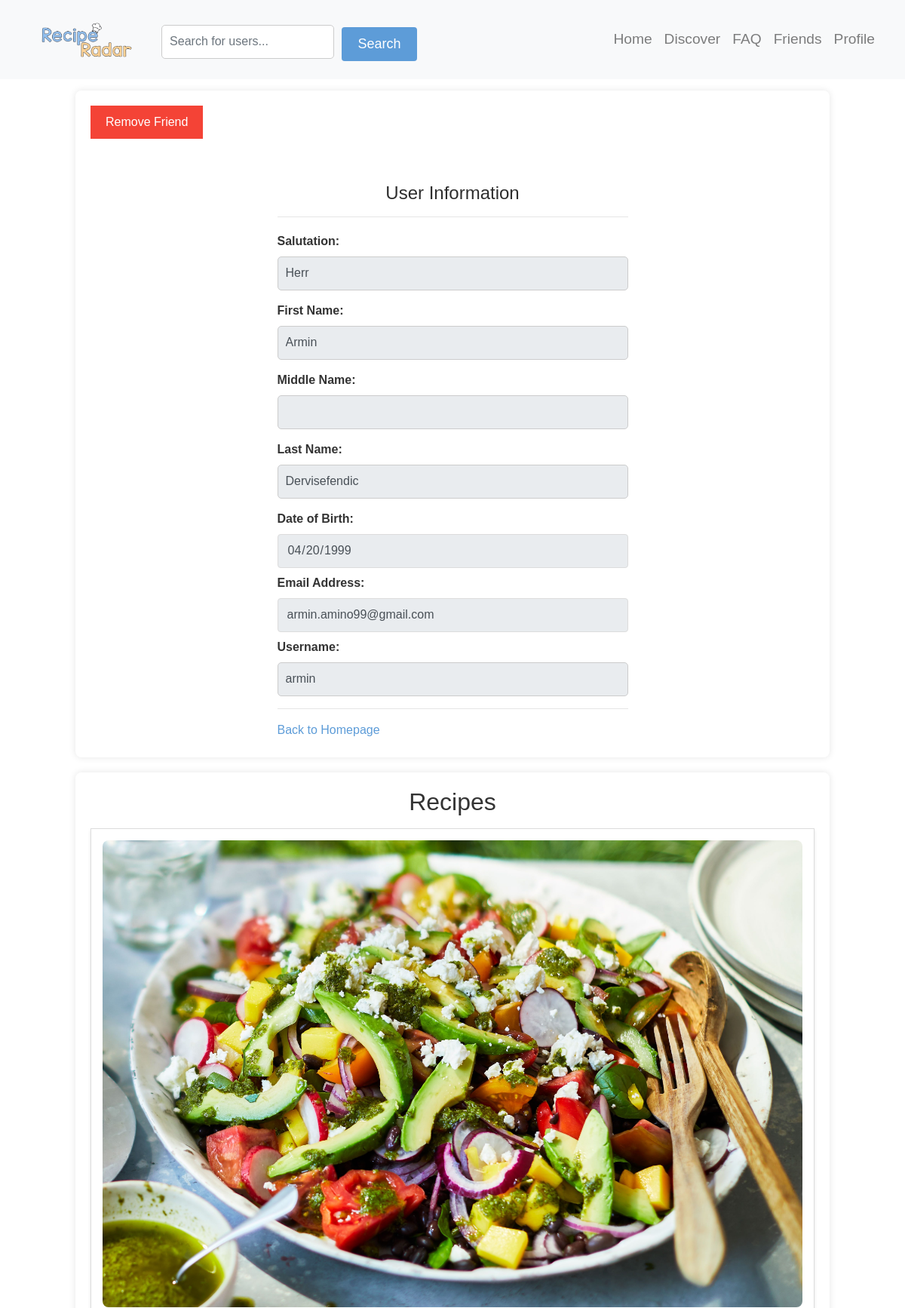
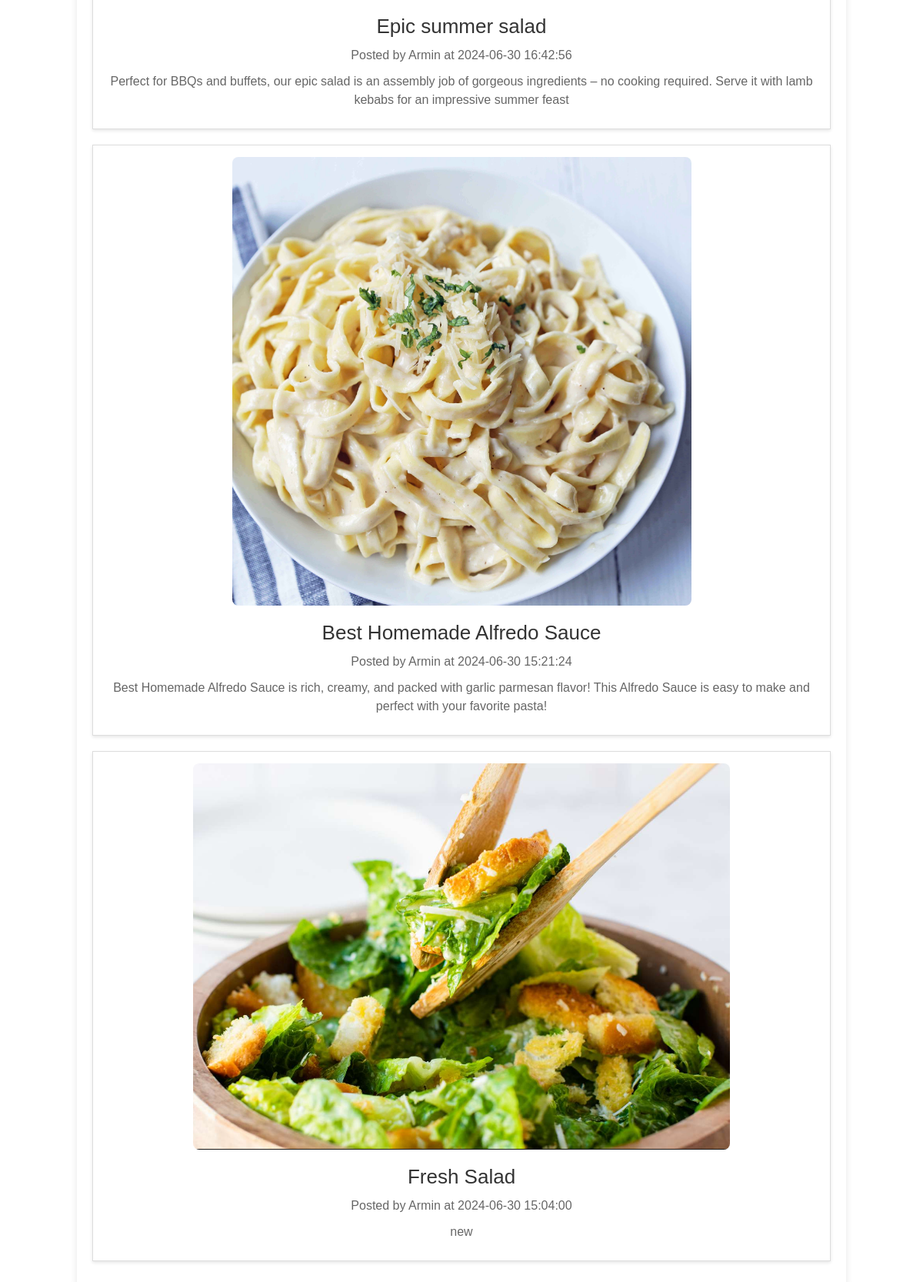
The page /profile.php?userID=82 (signed in, upper part) on the database its author committed (2 pictures, top to bottom).
### tables this page shows
CREATE TABLE `users` (
  `userID` int(20) NOT NULL,
  `type` text NOT NULL DEFAULT 'normal',
  `salutation` varchar(50) DEFAULT NULL,
  `firstName` varchar(50) NOT NULL,
  `middleName` varchar(50) DEFAULT NULL,
  `lastName` varchar(50) NOT NULL,
  `userName` varchar(30) NOT NULL,
  `email` varchar(100) NOT NULL,
  `password` varchar(255) NOT NULL,
  `birthDate` date NOT NULL,
  `profilePicture` varchar(255) DEFAULT NULL
);

CREATE TABLE `posts` (
  `postID` int(20) NOT NULL,
  `authorID` int(20) NOT NULL,
  `category` varchar(60) NOT NULL,
  `title` varchar(255) NOT NULL,
  `content` text DEFAULT NULL,
  `instructions` text DEFAULT NULL,
  `season` varchar(50) NOT NULL DEFAULT 'All Seasons',
  `ingredients` text DEFAULT NULL,
  `picPath` varchar(50) DEFAULT NULL,
  `postDate` timestamp NULL DEFAULT current_timestamp()
);

### services/user_service.php (called while the page is built, shortened)
<?php
require 'config/db_connect.php';
if(isset($_GET['userID'])) {
    $userID = $_GET['userID'];
    $sql = "SELECT * FROM users WHERE userID = $userID";
}
$result = mysqli_query($conn, $sql);
$user = mysqli_fetch_assoc($result);
?>

### services/discover_posts/user_profile_recipes.php (the view, shortened to what this page needs)
<?php
require 'config/db_connect.php';
if (isset($_GET['userID']) && is_numeric($_GET['userID'])) {
    $userID = intval($_GET['userID']);
    $sql = "SELECT posts.*, users.firstname
            FROM posts
            INNER JOIN users ON posts.authorID = users.userID
            WHERE posts.authorID = ?
            ORDER BY posts.postDate DESC
            LIMIT 3";
    $stmt = $conn->prepare($sql);
    $stmt->bind_param("i", $userID);
    $stmt->execute();
    $result = $stmt->get_result();
    if ($result->num_rows > 0) {
        while($row = $result->fetch_assoc()) {
            $picPath = $row["picPath"];
            $picPath = str_replace('../', '', $picPath);
            echo '<a href="recipe_detail.php?postID=' . $row["postID"] . '" class="recipe-link">';
            echo '<div class="post-container">';
            if (!empty($picPath)) {
                echo '<img src="' . $picPath . '" class="recipe-image" alt="Post Picture">';
            }
            echo '<h2>' . $row["title"] . '</h2>';
            echo '<p>Posted by ' . $row["firstname"] . ' at ' . $row["postDate"] . '</p>';
            echo '<p class="content">' . $row["content"] . '</p>';
            echo '</a>';
            echo '</div>';
        }
    } else {
        echo '<p>No posts available from this user.</p>';
    }
} else {
    echo '<p>Invalid user ID.</p>';
}
?>

### components/user_form.php
<?php
include('services/user_service.php');
?>
<div class="row justify-content-center">
    <div class="col-11 col-sm-10 col-md-8 col-lg-7 col-xl-6 col-xxl-5">
        <h4 class="untertitle mb-1 mt-5">User Information</h4>
        <hr>
        <form>
            <div class="mb-2 mt-3">
                <label for="salutation" class="left-align-label">Salutation:</label>
                <input type="text" class="form-control auth-input" name="salutation" value="<?php echo htmlspecialchars($user['salutation']); ?>" readonly>
            </div>
            <div class="mb-2">
                <label for="firstName" class="left-align-label">First Name:</label>
                <input type="text" class="form-control auth-input" name="firstName" value="<?php echo htmlspecialchars($user['firstName']); ?>" readonly>
            </div>
            <div class="mb-2">
                <label for="middleName" class="left-align-label">Middle Name:</label>
                <input type="text" class="form-control auth-input" name="middleName" value="<?php echo htmlspecialchars($user['middleName']); ?>" readonly>
            </div>
            <div class="mb-2">
                <label for="lastName" class="left-align-label">Last Name:</label>
                <input type="text" class="form-control auth-input" name="lastName" value="<?php echo htmlspecialchars($user['lastName']); ?>" readonly>
            </div>
            <div class="mb-2">
                <label for="birthDate" class="left-align-label">Date of Birth:</label>
                <input type="date" class="form-control auth-input" name="birthDate" value="<?php echo htmlspecialchars($user['birthDate']); ?>" readonly>
            </div>
            <div class="mb-2">
                <label for="email" class="left-align-label">Email Address:</label>
                <input type="email" class="form-control auth-input" name="email" value="<?php echo htmlspecialchars($user['email']); ?>" readonly>
            </div>
            <div class="mb-2">
                <label for="userName" class="left-align-label">Username:</label>
                <input type="text" class="form-control auth-input" name="userName" value="<?php echo htmlspecialchars($user['userName']); ?>" readonly>
            </div>
            <hr class="seperator">
            <p class="text mb-1 mt-3"><a href="index.php" class="text-link">Back to Homepage</a></p>
        </form>
    </div>
</div>

### resources/css/style.css (style rules this page uses)
body { margin: 0; padding: 0; }
form { margin-top: 20px; }
label { font-weight: bold; }
input[type="text"], textarea { width: 100%; padding: 10px; margin-bottom: 15px; border: 1px solid #ccc; border-radius: 5px; box-sizing: border-box; }
body { margin: 0; font-family: 'Segoe UI', Tahoma, Geneva, Verdana, sans-serif; background-color: white; height: 100vh; }
.untertitle { text-align: center; color: rgb(46, 46, 46); }
.auth-input { background: white; height: 45px; border: 1px solid rgb(220, 220, 220); box-shadow: none !important; }
.text-link { color: #5d9cd8; }
.left-align-label { text-align: left !important; display: block; }

### resources/css/feed_style.css (style rules this page uses)
.post-container { border: 1px solid #ddd; padding: 15px; margin-bottom: 20px; background-color: #fff; box-shadow: 0 2px 4px rgba(0, 0, 0, 0.1); }
.post-container h2 { font-size: 26px; color: #333; margin-bottom: 10px; margin-top: 20px; }
.post-container p { font-size: 16px; color: #666; margin-bottom: 10px; }

### resources/css/recipe_detail.css (style rules this page uses)
body { background-image: url('../../pictures/bg-2.jpeg'); background-size: cover; font-family: Arial, sans-serif; color: #333; margin: 0; padding: 0; }
.recipe-image { max-width: 100%; height: auto; border-radius: 8px; margin-bottom: 10px; display: block; margin-left: auto; margin-right: auto; }

### rows shown on the page
users: salutation "Herr", firstName "Armin", lastName "Dervisefendic", birthDate "04/20/1999", email "armin.amino99@gmail.com", userName "armin"
posts: picPath (picture), title "Epic summer salad", authorID.firstName "Armin", postDate "2024-06-30 16:42:56", content "Perfect for BBQs and buffets, our epic salad is an assembly job of gorgeous ingredients – no cooking required. Serve it with lamb kebabs for an impressive summer feast"
posts: picPath (picture), title "Best Homemade Alfredo Sauce", authorID.firstName "Armin", postDate "2024-06-30 15:21:24", content "Best Homemade Alfredo Sauce is rich, creamy, and packed with garlic parmesan flavor! This Alfredo Sauce is easy to make and perfect with your favorite pasta!"
posts: picPath (picture), title "Fresh Salad", authorID.firstName "Armin", postDate "2024-06-30 15:04:00", content "new"
